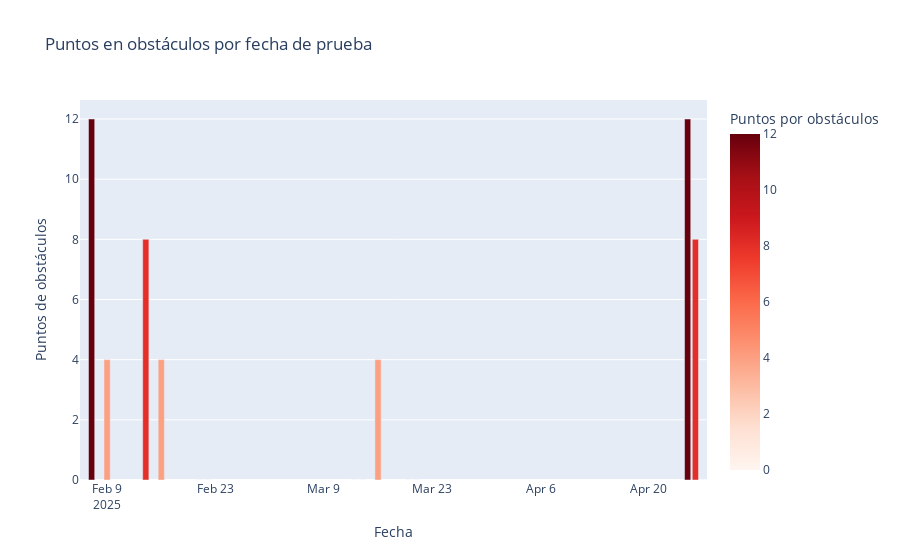

The code cell stored with this chart in its notebook:
### Code cell
# Nos aseguramos de que la fecha sea tipo datetime
df['fecha_prueba'] = pd.to_datetime(df['fecha_prueba'])

# Creamos una nueva columna con la suma total de puntos por obstáculos
df['puntos_obs_totales'] = df[['puntos_obs_r1', 'puntos_obs_r2', 'puntos_obs_r3']].fillna(0).sum(axis=1)

# Agrupamos por fecha de prueba y sumamos los puntos de obstáculos por día
df_grouped = df.groupby('fecha_prueba', as_index=False)['puntos_obs_totales'].sum()

# Ordenamos por fecha
df_grouped = df_grouped.sort_values('fecha_prueba')

# Creamos el gráfico de barras
fig = px.bar(
    df_grouped,
    x='fecha_prueba',
    y='puntos_obs_totales',
    title='Puntos en obstáculos por fecha de prueba',
    labels={
        'fecha_prueba': 'Fecha de prueba',
        'puntos_obs_totales': 'Puntos por obstáculos'
    },
    color='puntos_obs_totales',
    color_continuous_scale='Reds'
)

fig.update_layout(xaxis_title='Fecha', yaxis_title='Puntos de obstáculos')
fig.show()

### Figure 1 — Plotly figure (JSON) as saved in the notebook; plotly's stock layout.template omitted (floating-point values rounded to 4 significant figures)
{"data": [{"hovertemplate": "Fecha de prueba=%{x}<br>Puntos por obstáculos=%{marker.color}<extra></extra>", "legendgroup": "", "marker": {"color": [0.0, 12.0, 4.0, 8.0, 4.0, 0.0, 0.0, 0.0, 0.0, 4.0, 0.0, 0.0, 12.0, 8.0, 0.0], "coloraxis": "coloraxis", "pattern": {"shape": ""}}, "name": "", "orientation": "v", "showlegend": false, "textposition": "auto", "type": "bar", "x": ["2025-02-06T00:00:00.000000000", "2025-02-07T00:00:00.000000000", "2025-02-09T00:00:00.000000000", "2025-02-14T00:00:00.000000000", "2025-02-16T00:00:00.000000000", "2025-02-21T00:00:00.000000000", "2025-02-22T00:00:00.000000000", "2025-03-13T00:00:00.000000000", "2025-03-14T00:00:00.000000000", "2025-03-16T00:00:00.000000000", "2025-03-20T00:00:00.000000000", "2025-03-21T00:00:00.000000000", "2025-04-25T00:00:00.000000000", "2025-04-26T00:00:00.000000000", "2025-04-27T00:00:00.000000000"], "xaxis": "x", "y": [0.0, 12.0, 4.0, 8.0, 4.0, 0.0, 0.0, 0.0, 0.0, 4.0, 0.0, 0.0, 12.0, 8.0, 0.0], "yaxis": "y"}], "layout": {"barmode": "relative", "coloraxis": {"colorbar": {"title": {"text": "Puntos por obstáculos"}}, "colorscale": [[0, "rgb(255,245,240)"], [0.125, "rgb(254,224,210)"], [0.25, "rgb(252,187,161)"], [0.375, "rgb(252,146,114)"], [0.5, "rgb(251,106,74)"], [0.625, "rgb(239,59,44)"], [0.75, "rgb(203,24,29)"], [0.875, "rgb(165,15,21)"], [1, "rgb(103,0,13)"]]}, "legend": {"tracegroupgap": 0}, "title": {"text": "Puntos en obstáculos por fecha de prueba"}, "xaxis": {"anchor": "y", "domain": [0, 1], "title": {"text": "Fecha"}}, "yaxis": {"anchor": "x", "domain": [0, 1], "title": {"text": "Puntos de obstáculos"}}}}
